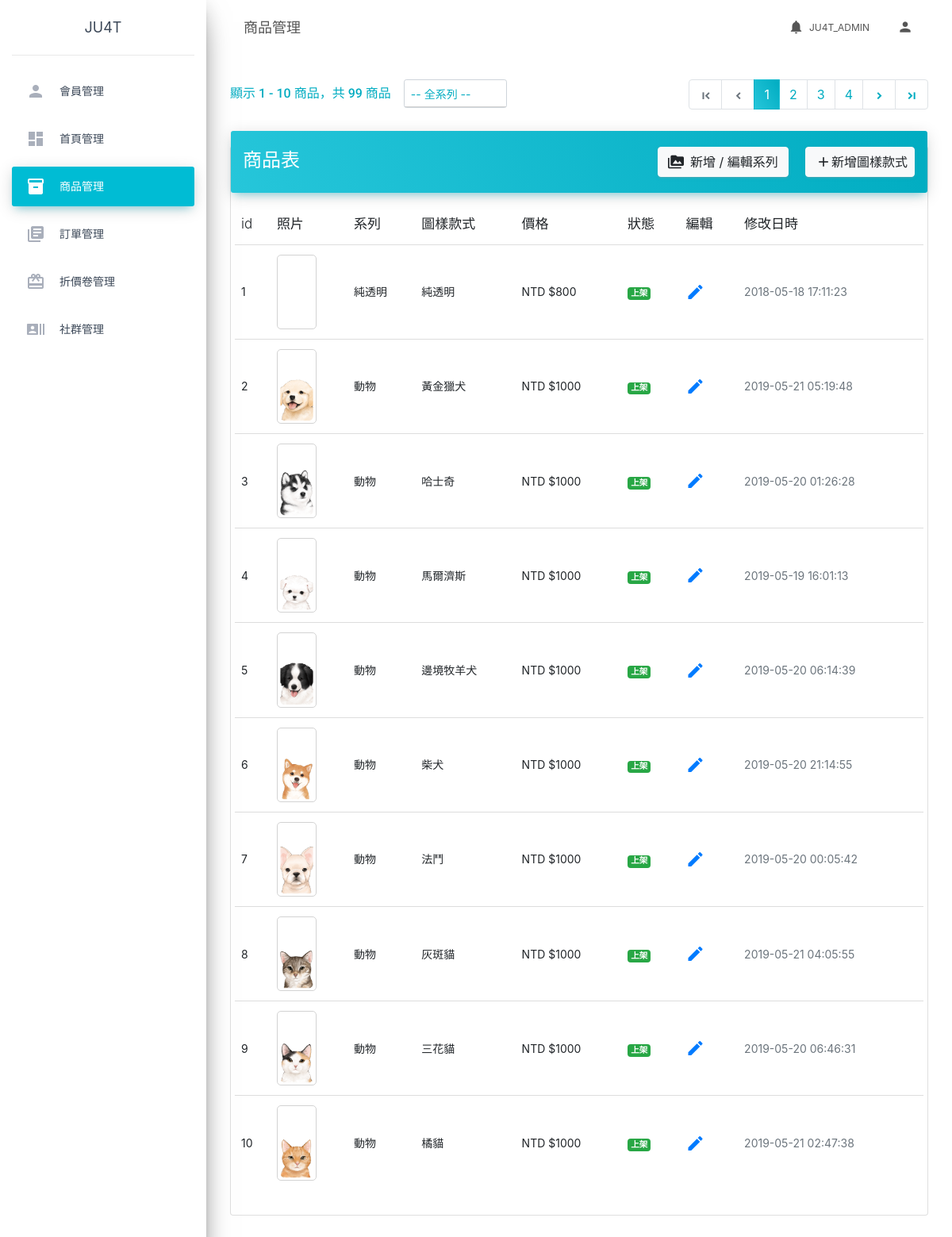
The page /products.php (signed in) on the database its author committed.
### tables this page shows
CREATE TABLE `phone_designs` (
  `id` int(11) NOT NULL,
  `series_id` int(11) DEFAULT NULL,
  `design_name_chn` varchar(100) DEFAULT NULL,
  `design_name_eng` varchar(100) DEFAULT NULL,
  `stock_status` tinyint(1) DEFAULT NULL,
  `edit_date` timestamp NOT NULL DEFAULT current_timestamp() ON UPDATE current_timestamp()
);

CREATE TABLE `phone_series` (
  `id` int(11) NOT NULL,
  `is_classic` tinyint(1) DEFAULT NULL,
  `series_name_chn` varchar(100) DEFAULT NULL,
  `series_name_eng` varchar(100) DEFAULT NULL,
  `price` int(11) DEFAULT NULL
);

### products.php (the view, shortened to what this page needs)
<?php
include('db_connect.php');
$pageTitle = 'products';
$PageName = '商品管理';
$rowsPerPage = 10;
$page = isset($_GET['page']) ? intval($_GET['page']) : 1;
$select_series_id = isset($_GET['select-series']) ? intval($_GET['select-series']) : 0;
$unpreapred_sql = "
SELECT phone_designs.id AS 'design_id',
CONCAT(REPLACE(series_name_eng, ' ', '-'), '/', REPLACE(design_name_eng, ' ', '-'), '.png') AS 'url',
series_name_chn,
phone_series.id AS 'series_id',
design_name_chn,
price,
stock_status,
edit_date
FROM phone_series
JOIN phone_designs ON phone_series.id = phone_designs.series_id
HAVING %s
LIMIT %s, %s
";
$unprepared_single_series_sql = "SELECT * FROM phone_designs WHERE series_id=%s";
$single_series_sql = sprintf($unprepared_single_series_sql, $select_series_id);
$single_series_stmt = $pdo->prepare($single_series_sql);
if ($select_series_id == 0) {
    $sql = sprintf($unpreapred_sql, 1, $rowsPerPage * ($page - 1), $rowsPerPage);
} else {
    $sql = sprintf($unpreapred_sql, "phone_series.id = {$select_series_id}", $rowsPerPage * ($page - 1), $rowsPerPage);
    $single_series_stmt->execute();
    $single_series_arr = $single_series_stmt->fetchAll();
}
$stmt = $pdo->prepare($sql);
$stmt->execute();
$rows = $stmt->fetchAll();
$rowCount = count($rows);
$count_sql = "SELECT COUNT(*) FROM phone_designs";
$count_stmt = $pdo->query($count_sql)->fetch();
if ($select_series_id == 0) {
    $totalItems = intval($count_stmt['COUNT(*)']);
} else {
    $totalItems = count($single_series_arr);
}
$totalPages = ceil($totalItems / $rowsPerPage);
?>
<?php include('parts/html-head.php') ?>
<?php include('parts/html-nav.php') ?>
<div class="d-flex flex-row justify-content-between">
    <div class="d-flex">
        <h6 class="card-title mt-2 product-count">顯示 <?= $rowsPerPage * ($page - 1) + 1 ?> - <?= $rowsPerPage * ($page - 1) + $rowCount ?> 商品，共 <?= $totalItems ?> 商品</h6>
        <form id="chooseSeriesForm" class="form-inline" onchange="chooseSeries(event)" method="GET">
            <select class="form-control form-control-sm ml-3" name="select-series">
                <option value="0">-- 全系列 --</option>
            </select>
        </form>
    </div>
    <nav aria-label="Page navigation">
        <ul class="pagination">
            <li class="page-item <?php if ($page === 1) echo 'disabled' ?>">
                <?php if ($select_series_id == 0) : ?>
                    <a class="page-link" href="?page=1">
                    <?php else : ?>
                        <a class="page-link" href="?select-series=<?= $select_series_id ?>&page=1">
                        <?php endif; ?>
                        <span class="material-icons" style="font-size: 16px; font-weight: bold;">first_page</span>
                        </a>
            </li>
            <li class="page-item <?php if ($page === 1) echo 'disabled' ?>">
                <?php if ($select_series_id == 0) : ?>
                    <a class="page-link" href="?page=<?= ($page - 1) ?>">
                    <?php else : ?>
                        <a class="page-link" href="?select-series=<?= $select_series_id ?>&page=<?= ($page - 1) ?>">
                        <?php endif; ?>
                        <span class="material-icons" style="font-size: 16px; font-weight: bold;">chevron_left</span>
                        </a>
            </li>
            <?php for ($i = $page - 3; $i <= $page + 3; $i += 1) : ?>
                <?php if ($i >= 1 and $i <= $totalPages) : ?>
                    <?php if ($select_series_id == 0) : ?>
                        <li class="page-item <?php if ($page === $i) echo 'active' ?>"><a class="page-link" href="?page=<?= $i ?>"><?= $i ?></a></li>
                    <?php else : ?>
                        <li class="page-item <?php if ($page === $i) echo 'active' ?>"><a class="page-link" href="?select-series=<?= $select_series_id ?>&page=<?= $i ?>"><?= $i ?></a></li>
                    <?php endif; ?>
            <?php endif;
            endfor; ?>
            <li class="page-item <?php if ($page == $totalPages) echo 'disabled' ?>">
                <?php if ($select_series_id == 0) : ?>
                    <a class="page-link" href="?page=<?= ($page + 1) ?>">
                    <?php else : ?>
                        <a class="page-link" href="?select-series=<?= $select_series_id ?>&page=<?= ($page + 1) ?>">
                        <?php endif; ?>
                        <span class="material-icons" style="font-size: 16px; font-weight: bold;">chevron_right</span>
                        </a>
            </li>
            <li class="page-item <?php if ($page == $totalPages) echo 'disabled' ?>">
                <?php if ($select_series_id == 0) : ?>
                    <a class="page-link" href="?page=<?= $totalPages ?>">
                    <?php else : ?>
                        <a class="page-link" href="?select-series=<?= $select_series_id ?>&page=<?= $totalPages ?>">
                        <?php endif; ?>
                        <span class="material-icons" style="font-size: 16px; font-weight: bold;">last_page</span>
                        </a>
            </li>
        </ul>
    </nav>
</div>
<div class="row">
    <div class="col-md-12">
        <div class="card card-plain">
            <div class="card-header card-header-info d-flex justify-content-between align-items-center">
                <h4 class="card-title mt-0"> 商品表</h4>
                <div>
                    <button type="button" class="btn btn-light" data-toggle="modal" data-target="#addSeriesModal">
                        <span class="material-icons pb-1 pr-2" style="font-size: 20px">perm_media</span>新增 / 編輯系列</button>
                    <a href="products/products-add.php">
                        <button type="button" class="btn btn-light ml-3 pr-2"><span class="material-icons pb-1" style="font-size: 20px">
                            </span>新增圖樣款式</button>
                    </a>
                </div>
            </div>
            <div class="card-body">
                <div class="table-responsive">
                    <table class="table table-hover">
                        <thead class="">
                            <th>
                                id
                            </th>
                            <th>
                                照片
                            </th>
                            <th>
                                系列
                            </th>
                            <th>
                                圖樣款式
                            </th>
                            <th>
                                價格
                            </th>
                            <th>
                                狀態
                            </th>
                            <th>
                                編輯
                            </th>
                            <th>
                                修改日時
                            </th>
                        </thead>
                        <tbody>
                            <?php foreach ($rows as $row) : ?>
                                <tr>
                                    <td>
                                        <?= htmlspecialchars($row['design_id']) ?>
                                    </td>
                                    <td>
                                        <img src="imgs/products/series/<?= htmlspecialchars($row['url']) ?>" alt="<?= htmlspecialchars($row['design_name_chn']) ?>" class="product-img">
                                    </td>
                                    <td>
                                        <?= htmlspecialchars($row['series_name_chn']) ?>
                                    </td>
                                    <td>
                                        <?= htmlspecialchars($row['design_name_chn']) ?>
                                    </td>
                                    <td>
                                        NTD $<?= $row['price'] ?>
                                    </td>
                                    <td>
                                        <?php if (htmlspecialchars($row['stock_status'])) : ?>
                                            <span class="badge badge-success">
                                                上架
                                            </span>
                                        <?php else : ?>
                                            <span class="badge badge-warning">
                                                下架
                                            </span>
                                        <?php endif; ?>
                                    </td>
                                    <td>
                                        <a href="products/products-edit.php?id=<?= htmlspecialchars($row['design_id']) ?>">
                                            <span class="material-icons">
                                            </span>
                                        </a>
                                    </td>
                                    <td class="text-secondary">
                                        <?= htmlspecialchars($row['edit_date']) ?>
                                    </td>
                                </tr>
                            <?php endforeach; ?>
                        </tbody>
                    </table>
                </div>
            </div>
        </div>
    </div>
</div>
<?php include('parts/html-foot.php') ?>

### parts/html-head.php (shortened to what this page needs)
<!doctype html>
<html lang="en">
<head>
    <link rel="stylesheet" href="https://maxcdn.bootstrapcdn.com/font-awesome/latest/css/font-awesome.min.css">
    <link href="<?= WEB_ROOT ?>assets/css/material-dashboard.css?v=2.1.2" rel="stylesheet" />
    <link rel="stylesheet" href="https://cdn.jsdelivr.net/npm/bootstrap@4.5.3/dist/css/bootstrap.min.css">
</head>
<body>

### parts/html-nav.php (shortened to what this page needs)
<div class="wrapper ">
    <div class="sidebar" data-color="azure" data-background-color="white">
        <div class="logo">
            <a href="<?= WEB_ROOT ?>admin/admin-login.php" class="simple-text logo-mini">
                Ju4t
            </a>
        </div>
        <div class="sidebar-wrapper">
            <ul class="nav">
                <li class="nav-item <?php if ($pageTitle === 'members') echo 'active'; ?>">
                    <a class="nav-link" href="<?= WEB_ROOT ?>members.php">
                        <i class="material-icons">person</i>
                        <p>會員管理</p>
                    </a>
                </li>
                <li class="nav-item <?php if ($pageTitle === 'index') echo 'active'; ?>">
                    <a class="nav-link" href="<?= WEB_ROOT ?>index.php">
                        <i class="material-icons">dashboard</i>
                        <p>首頁管理</p>
                    </a>
                </li>
                <li class="nav-item <?php if ($pageTitle === 'products') echo 'active'; ?>">
                    <a class="nav-link" href="<?= WEB_ROOT ?>products.php">
                        <i class="material-icons">inventory_2</i>
                        <p>商品管理</p>
                    </a>
                </li>
                <li class="nav-item <?php if ($pageTitle === 'orders') echo 'active'; ?>">
                    <a class="nav-link" href="<?= WEB_ROOT ?>orders.php">
                        <i class="material-icons">library_books</i>
                        <p>訂單管理</p>
                    </a>
                </li>
                <li class="nav-item <?php if ($pageTitle === 'coupons') echo 'active'; ?>">
                    <a class="nav-link" href="<?= WEB_ROOT ?>coupons.php">
                        <i class="material-icons">redeem</i>
                        <p>折價卷管理</p>
                    </a>
                </li>
                <li class="nav-item <?php if ($pageTitle === 'social') echo 'active'; ?>">
                    <a class="nav-link" href="<?= WEB_ROOT ?>social.php">
                        <i class="material-icons">recent_actors</i>
                        <p>社群管理</p>
                    </a>
                </li>
            </ul>
        </div>
    </div>
    <div class="main-panel">
        <nav class="navbar navbar-expand-lg navbar-transparent navbar-absolute fixed-top ">
            <div class="container-fluid">
                <div class="navbar-wrapper">
                    <a class="navbar-brand" href="javascript:;"><?= $PageName ?></a>
                </div>
                <div class="collapse navbar-collapse justify-content-end">
                    <ul class="navbar-nav">
                        <?php if (isset($_SESSION['admin'])) : ?>
                            <li class="nav-item">
                                <a class="nav-link" href="javascript:;">
                                    <i class="material-icons">notifications</i> <?= $_SESSION['admin']['nickname'] ?>
                                </a>
                            </li>
                        <?php endif ?>
                        <li class="nav-item dropdown">
                            <a class="nav-link" href="javascript:;" id="navbarDropdownProfile" data-toggle="dropdown" aria-haspopup="true" aria-expanded="false">
                                <i class="material-icons">person</i>
                            </a>
                        </li>
                    </ul>
                </div>
            </div>
        </nav>
        <div class="content">
            <div class="container-fluid">

### parts/html-foot.php (shortened to what this page needs)
</div>
</div>
</div>
</div>
</body>
</html>

### products.php (style rules this page uses)
select.form-control { background: none; }
select { color: #00acc1 !important; }
.product-img { width: 50px; border: 1px solid lightgray; border-radius: 5px; }
.product-count { color: #00acc1; }
.page-item.active .page-link { background: linear-gradient(60deg, #26c6da, #00acc1); border-color: transparent; }
.page-link { color: #00acc1; }

### rows shown on the page
phone_designs: id "1", shows a picture, series.series_name_chn "純透明", design_name_chn "純透明", series.price "800", stock_status "上架", edit_date "2018-05-18 17:11:23"
phone_designs: id "2", shows a picture, series.series_name_chn "動物", design_name_chn "黃金獵犬", series.price "1000", stock_status "上架", edit_date "2019-05-21 05:19:48"
phone_designs: id "3", shows a picture, series.series_name_chn "動物", design_name_chn "哈士奇", series.price "1000", stock_status "上架", edit_date "2019-05-20 01:26:28"
phone_designs: id "4", shows a picture, series.series_name_chn "動物", design_name_chn "馬爾濟斯", series.price "1000", stock_status "上架", edit_date "2019-05-19 16:01:13"
phone_designs: id "5", shows a picture, series.series_name_chn "動物", design_name_chn "邊境牧羊犬", series.price "1000", stock_status "上架", edit_date "2019-05-20 06:14:39"
phone_designs: id "6", shows a picture, series.series_name_chn "動物", design_name_chn "柴犬", series.price "1000", stock_status "上架", edit_date "2019-05-20 21:14:55"
phone_designs: id "7", shows a picture, series.series_name_chn "動物", design_name_chn "法鬥", series.price "1000", stock_status "上架", edit_date "2019-05-20 00:05:42"
phone_designs: id "8", shows a picture, series.series_name_chn "動物", design_name_chn "灰斑貓", series.price "1000", stock_status "上架", edit_date "2019-05-21 04:05:55"
phone_designs: id "9", shows a picture, series.series_name_chn "動物", design_name_chn "三花貓", series.price "1000", stock_status "上架", edit_date "2019-05-20 06:46:31"
phone_designs: id "10", shows a picture, series.series_name_chn "動物", design_name_chn "橘貓", series.price "1000", stock_status "上架", edit_date "2019-05-21 02:47:38"

### other values the page prints
$PageName "商品管理"
$_SESSION['admin']['nickname'] "JU4T_ADMIN"
$rowsPerPage * ($page - 1) + 1 "1"
$rowsPerPage * ($page - 1) + $rowCount "10"
$totalItems "99"
$i "1"
$i "2"
$i "3"
$i "4"
